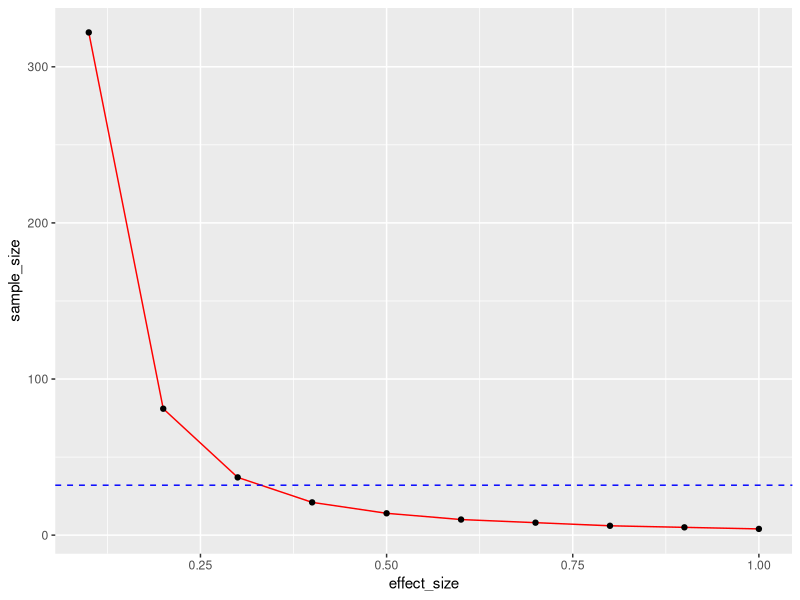
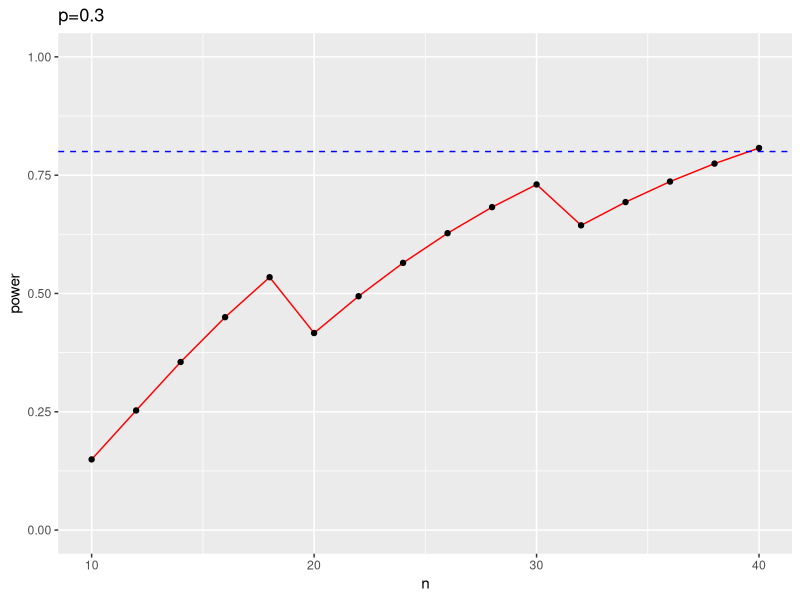
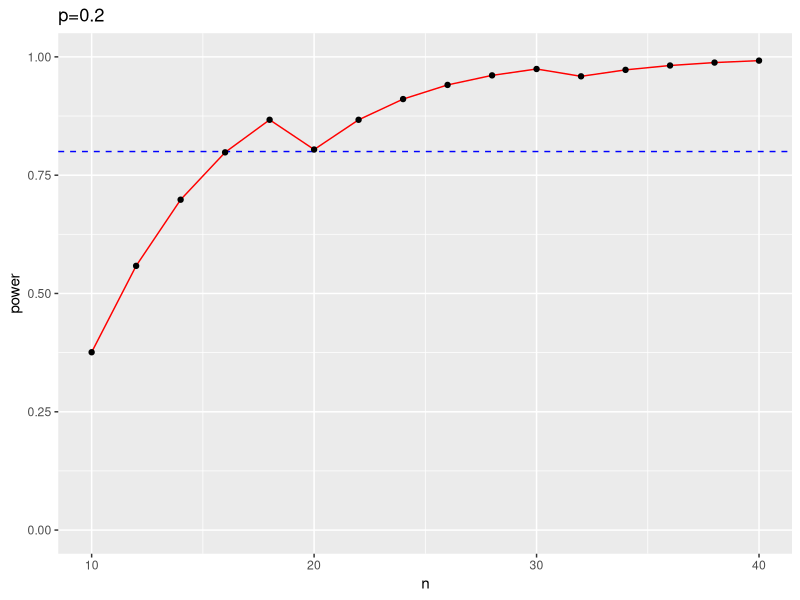
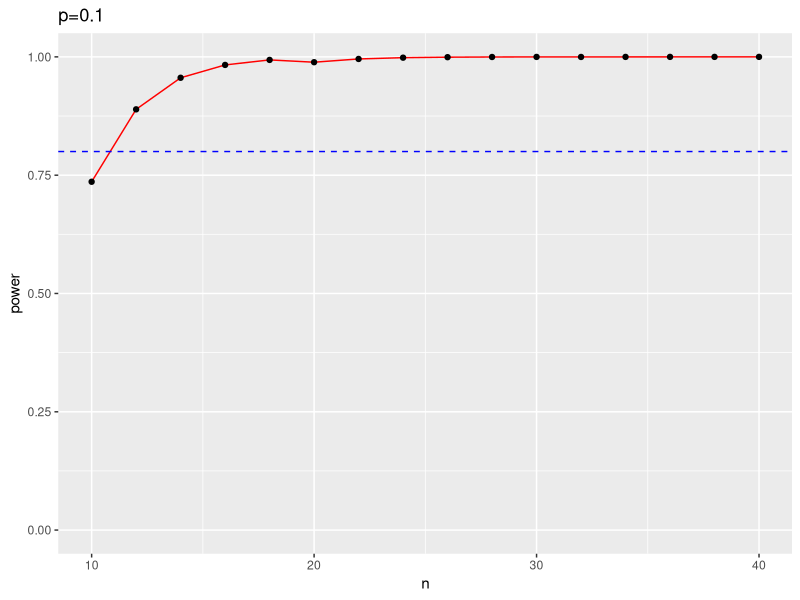
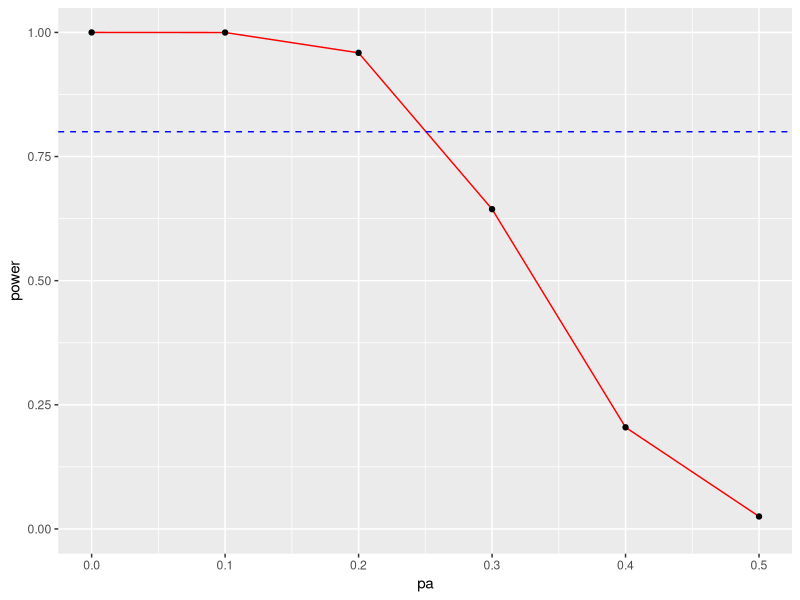

The R script that drew these images, in order:
## ---- chunk 1
knitr::opts_chunk$set(echo = TRUE)
library(tidyverse)
library(ggplot2)
## ---- chunk 2
n1=34; n2=33; n3=34
fail1=2; fail2=1; fail3=0
p_est=3/(n1+n2+n3)
nij=c(32,2,32,1,34,0)
muij=c(n1*(1-p_est), n1*p_est, n2*(1-p_est), n2*p_est, n3*(1-p_est), n3*p_est)
test_stat=sum((nij-muij)^2/muij)
test_stat  # critical value is 5.99 at 5% with 2 DF. 
1-pchisq(test_stat, df=2, ncp = 0, lower.tail = TRUE, log.p = FALSE)
## ---- chunk 3
overall_var=p_est*(1-p_est)*(n1+n2+n3)
########## the key is to set within.var
#group_means=c(0/n1, 1/n2, 2/n3)
group_means=c(0.17,0.17, 0.05 )
#group_means=c(0.17, 0.17, 0.05)
#within.var=0.03 seems reasonable 
p=power.anova.test(groups = length(group_means),
between.var = var(group_means), within.var=0.9, # use variance in group 1 
power=0.8,sig.level=0.05,n=NULL)
p
## ---- chunk 4
library(pwr)
pwr.anova.test(k = 3, f = 5/3, sig.level = 0.05, power = 0.8)
## ---- chunk 5
effect_size=seq(0.1,1, by=0.1); sample_size=numeric()
for (i in 1:length(effect_size))
{
  sample_size_calculation=pwr.anova.test(k=3, f=effect_size[i], sig.level=0.05, power=0.8)
  sample_size[i]=sample_size_calculation$n
  
}

ggplot(data=data.frame(effect_size=effect_size, sample_size=round(sample_size)), aes(x=effect_size, y=sample_size, group=1)) +
  geom_line(color="red")+
  #geom_hline(yintercept=0.8, linetype="dashed", color = "blue")+
  geom_point()+  
  geom_hline(yintercept=32, linetype="dashed", color = "blue")
#sample_size=pwr.anova.test(k=3, 0, sig.level=0.05, power=0.8)
## ---- chunk 6
sigma_means=sd(c(0.1, 0.1, 0))
sigma_pop=(101*(3/101)*(1-3/101))^0.5
f=sigma_means/sigma_pop
pwr.anova.test(k=3, f=0.3, sig.level=0.05, power=0.8)

## ---- chunk 7
n=seq(10, 40, by=2) # vary sample size from 10 to 40
p0=0.5
k=qbinom(0.05, n, p0)-1 # significance level 0.05; p_0=0.5 
pa=0.3 # pa is any value within H_a=====
power=pbinom(k, n, pa) # calculate power when p=pa
ggplot(data=data.frame(n, k, power), aes(x=n, y=power, group=1)) +
  geom_line(color="red")+
  geom_hline(yintercept=0.8, linetype="dashed", color = "blue")+
  geom_point()+
  ylim(c(0,1))+
  ggtitle("p=0.3")

n=seq(10, 40, by=2) # vary sample size from 10 to 40
p0=0.5
k=qbinom(0.05, n, p0)-1 # significance level 0.05; p_0=0.5 
pa=0.2 # pa is any value within H_a
power=pbinom(k, n, pa) # calculate power when p=pa
ggplot(data=data.frame(n, k, power), aes(x=n, y=power, group=1)) +
  geom_line(color="red")+
  geom_hline(yintercept=0.8, linetype="dashed", color = "blue")+
  geom_point()+
  ylim(c(0,1))+
  ggtitle("p=0.2")
  
n=seq(10, 40, by=2) # vary sample size from 10 to 40 
k=qbinom(0.05, n, p0)-1 # significance level 0.05; p_0=0.5 
pa=0.1 # pa is any value within H_a
power=pbinom(k, n, pa) # calculate power when p=pa
ggplot(data=data.frame(n, k, power), aes(x=n, y=power, group=1)) +
  geom_line(color="red")+
  geom_hline(yintercept=0.8, linetype="dashed", color = "blue")+
  geom_point()+
  ylim(c(0,1))+
  ggtitle("p=0.1")


n=32
p0=0.5
k=qbinom(0.05, n, p0)-1 # significance level 0.05; p_0=0.5 
pa=seq(0, p0, by=0.1)
power=pbinom(k, n, pa) # calculate power when p=pa
ggplot(data=data.frame(n, k, power), aes(x=pa, y=power, group=1)) +
  geom_line(color="red")+
  geom_hline(yintercept=0.8, linetype="dashed", color = "blue")+
  geom_point()+
  ylim(c(0,1))
